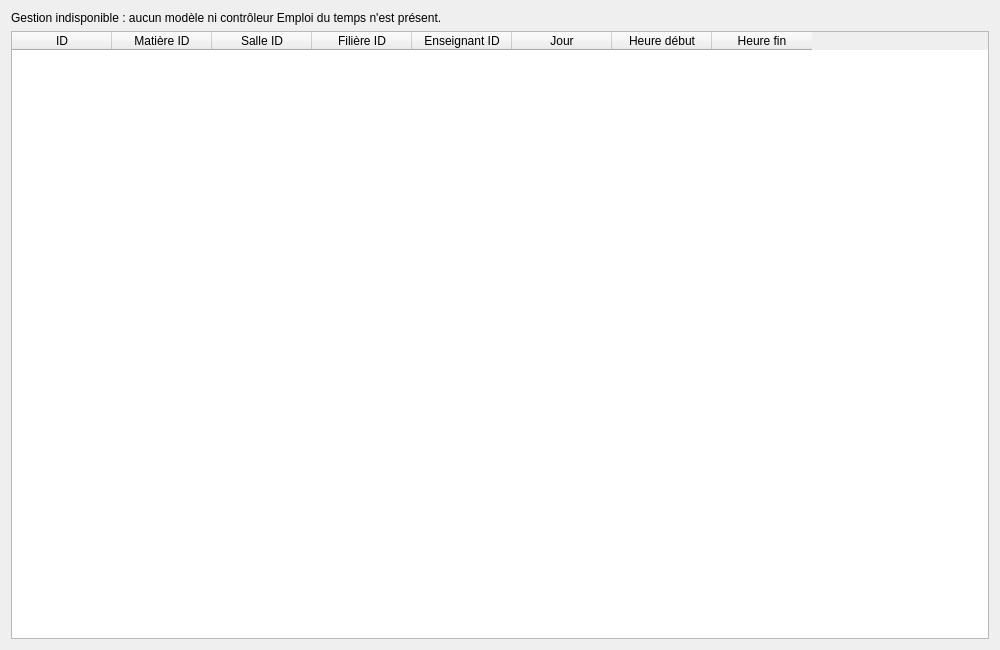
<?xml version="1.0" encoding="UTF-8"?>
<ui version="4.0">
 <class>EmploiTempsForm</class>
 <widget class="QWidget" name="EmploiTempsForm">
  <property name="geometry"><rect><x>0</x><y>0</y><width>1000</width><height>650</height></rect></property>
  <property name="windowTitle"><string>Emploi du temps</string></property>
  <layout class="QVBoxLayout" name="verticalLayout">
   <item><widget class="QLabel" name="lblBackendEmploi"><property name="text"><string>Gestion indisponible : aucun modèle ni contrôleur Emploi du temps n'est présent.</string></property><property name="wordWrap"><bool>true</bool></property></widget></item>
   <item>
    <widget class="QTableWidget" name="tableEmploisTemps">
     <property name="columnCount"><number>8</number></property>
     <column><property name="text"><string>ID</string></property></column>
     <column><property name="text"><string>Matière ID</string></property></column>
     <column><property name="text"><string>Salle ID</string></property></column>
     <column><property name="text"><string>Filière ID</string></property></column>
     <column><property name="text"><string>Enseignant ID</string></property></column>
     <column><property name="text"><string>Jour</string></property></column>
     <column><property name="text"><string>Heure début</string></property></column>
     <column><property name="text"><string>Heure fin</string></property></column>
    </widget>
   </item>
  </layout>
 </widget>
 <resources/>
 <connections/>
</ui>
